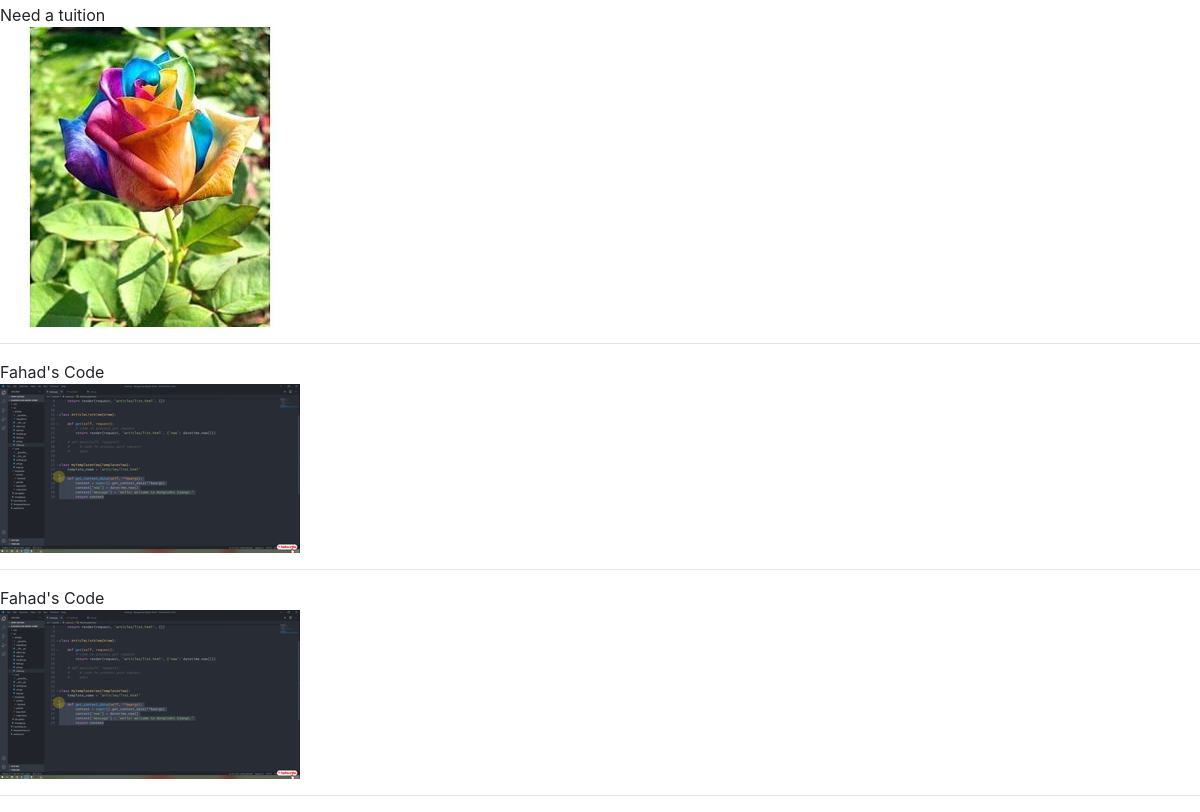
/tuition/posts/ (lower part), run on an earlier commit of the app's database.
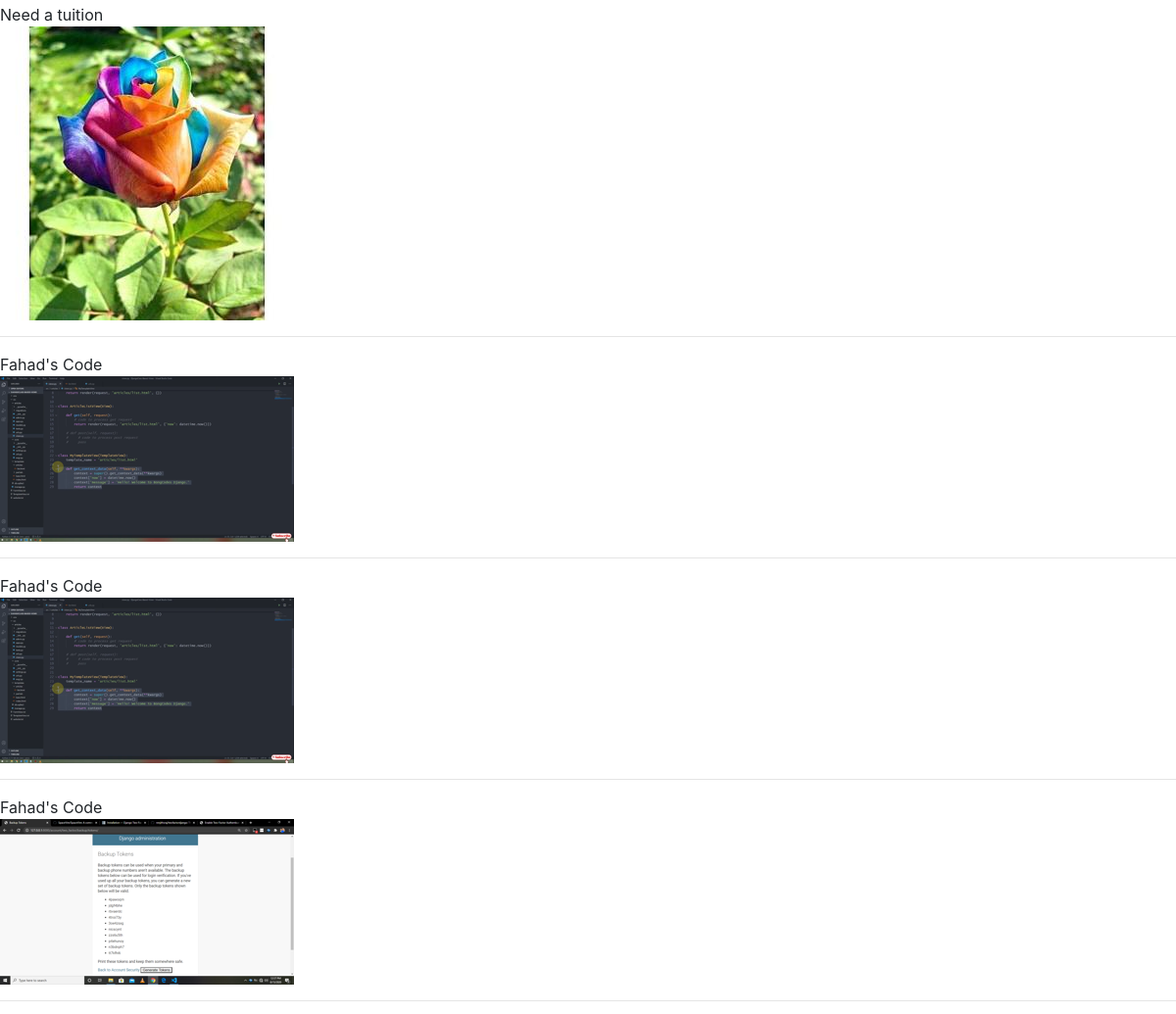
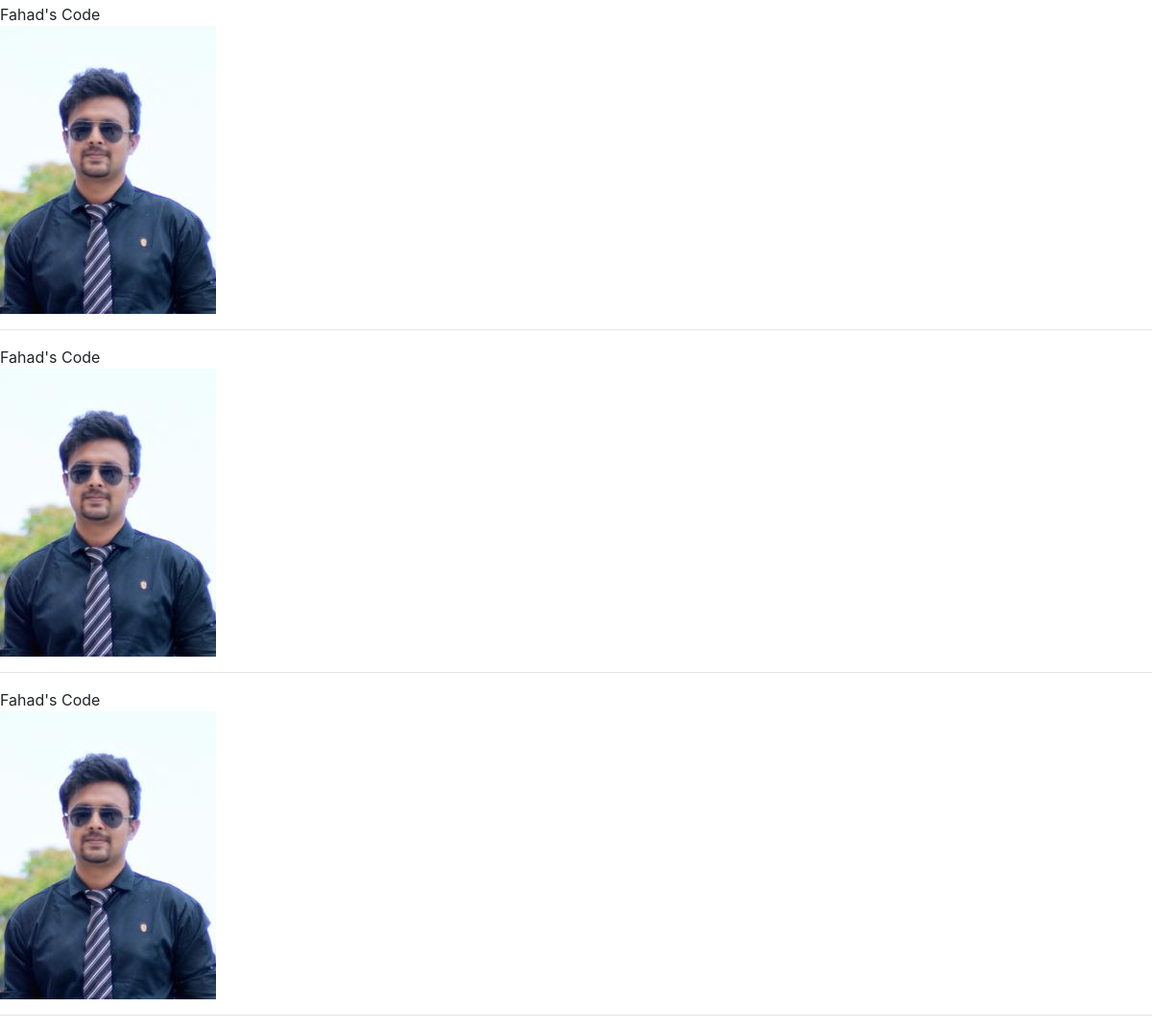
And on a later commit of the database (2 pictures, top to bottom).
### tuition/models.py (models this page shows, shortened)
class Post(models.Model):
    CATEGORY=(
        ('Teacher','Teacher'),
        ('Student','Student'),
    )
    MEDIUM=(
        ('bangla','bangla'),
        ('English','English'),
        ('Urdu','Urdu'),
        ('Hindi','Hindi'),
        ('Arabic','Arabic'),
    )
    user=models.ForeignKey(User,on_delete=models.CASCADE, blank=True, null= True)
    id=models.AutoField(primary_key=True)
    title=models.CharField(max_length=101)
    slug=models.CharField(max_length=100, default=title)
    email=models.EmailField()
    salary=models.FloatField()
    details=models.TextField()
    available=models.BooleanField()
    category=models.CharField(max_length=100,choices=CATEGORY)
    created_at=models.DateTimeField(default=now)
    image=models.ImageField(default='default.jpg', upload_to='tuition/images')
    medium=MultiSelectField(max_length=100, max_choices=5, choices=MEDIUM, default='bangla')
    subject=models.ManyToManyField(Subject, related_name='subject_set')
    class_in=models.ManyToManyField(Class_in, related_name='class_set')
    district=models.CharField(max_length=100, null=True, blank=True)
    likes=models.ManyToManyField(User, related_name='post_likes')
    views=models.ManyToManyField(User, related_name='post_views')
    objects=models.Manager()
    items=PostManager()

### tuition/views.py (the view)
# urls.py: path('posts/',postview,name="posts"),
def postview(request):
    post=Post.objects.all()
    return render(request, 'tuition/postview.html',{'post':post})

### templates/tuition/postview.html
{% extends 'basic.html' %}
{% block body %}
{% for p in post %}
{{p.title}} <br>
<img src="/media/{{p.image}}" alt="">
<hr>
{% endfor %}
{% endblock body %}

What changed in the data, as far as the page shows it:
added Post: title "Fahad's Code", image (picture)
added Post: title "Fahad's Code", image (placeholder picture)
added Post: title "Fahad's Code", image (placeholder picture)
added Post: title "Fahad's Code", image (placeholder picture)
